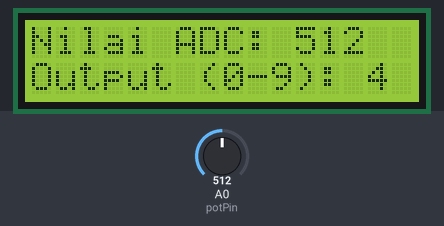
This sketch was run on a simulated Arduino Uno, built with avr-gcc and run on an emulated ATmega328P. Parts: 16×2 character LCD. The test bench sets the inputs (shaded band); at power-on: A0 (potPin) = 512.

Above: at 2.2 s.
2.3 s: A0 (potPin) set to 716
At 3.1 s:
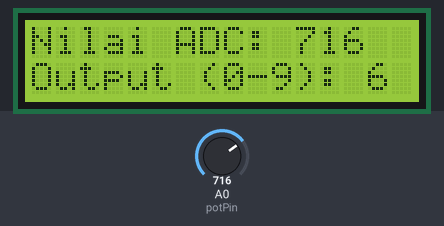
3.9 s: A0 (potPin) set to 900
At 4.6 s:
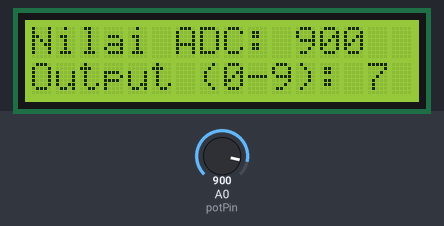
5.5 s: A0 (potPin) set to 1023
At 6.1 s:
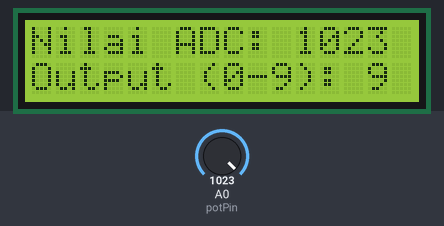
Timing chart, 0 to 8.5 s (numbered marks = the images above; inputs shaded):
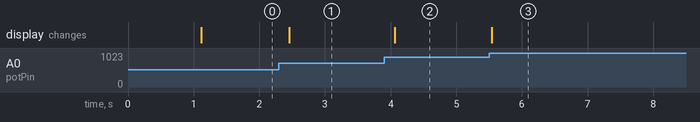

Measured:
- after the input at 2.3 s, the display: changes after 0.16 s (image 1)
- after the input at 3.9 s, the display: changes after 0.17 s (image 2)
- after the input at 5.5 s, the display: changes at once (image 3)

The sketch:

nomor_1b.ino
```cpp
#include <Wire.h>
#include <LiquidCrystal_I2C.h>

LiquidCrystal_I2C lcd(0x27, 16, 2);

const int potPin = A0;

void setup() {
  lcd.init();
  lcd.backlight();

  lcd.setCursor(0, 0);
  lcd.print("Monitoring Nilai");
  delay(1000);
  lcd.clear();
}

void loop() {
  int adcValue = analogRead(potPin);

  int displayVal = map(adcValue, 0, 1023, 0, 9);

  lcd.setCursor(0, 0);
  lcd.print("Nilai ADC: ");
  lcd.print(adcValue);
  lcd.print("   ");

  lcd.setCursor(0, 1);
  lcd.print("Output (0-9): ");
  lcd.print(displayVal);
  lcd.print("   ");

  delay(100);
}
```
